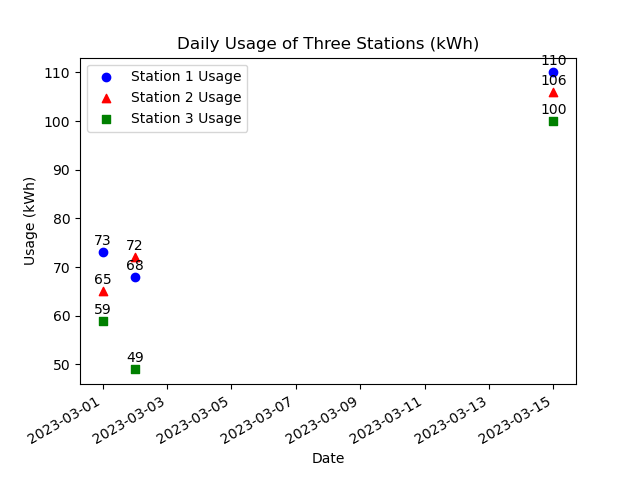

Reproduce this figure in Python.

import matplotlib.pyplot as plt
import matplotlib.dates as mdates
from datetime import datetime

# Define the data
data = [
    {'Date': '2023-03-01', 'Station 1 Usage (kWh)': 73, 'Station 2 Usage (kWh)': 65, 'Station 3 Usage (kWh)': 59},
    {'Date': '2023-03-02', 'Station 1 Usage (kWh)': 68, 'Station 2 Usage (kWh)': 72, 'Station 3 Usage (kWh)': 49},
    # ... (Include all data points)
    {'Date': '2023-03-15', 'Station 1 Usage (kWh)': 110, 'Station 2 Usage (kWh)': 106, 'Station 3 Usage (kWh)': 100}
]

# Parse date and extract usage data for each station
dates = [datetime.strptime(entry['Date'], '%Y-%m-%d') for entry in data]
station1_usage = [entry['Station 1 Usage (kWh)'] for entry in data]
station2_usage = [entry['Station 2 Usage (kWh)'] for entry in data]
station3_usage = [entry['Station 3 Usage (kWh)'] for entry in data]

# Create scatter plot
fig, ax = plt.subplots()

# Plot for Station 1
ax.scatter(dates, station1_usage, color='blue', marker='o', label='Station 1 Usage')
# Plot for Station 2
ax.scatter(dates, station2_usage, color='red', marker='^', label='Station 2 Usage')
# Plot for Station 3
ax.scatter(dates, station3_usage, color='green', marker='s', label='Station 3 Usage')

# Format the x-axis to show the date format nicely
ax.xaxis.set_major_formatter(mdates.DateFormatter('%Y-%m-%d'))
plt.gcf().autofmt_xdate()  # Rotation

# Annotation for data points
for i, date in enumerate(dates):
    ax.annotate(str(station1_usage[i]), (mdates.date2num(date), station1_usage[i]), textcoords="offset points", xytext=(0,5), ha='center')
    ax.annotate(str(station2_usage[i]), (mdates.date2num(date), station2_usage[i]), textcoords="offset points", xytext=(0,5), ha='center')
    ax.annotate(str(station3_usage[i]), (mdates.date2num(date), station3_usage[i]), textcoords="offset points", xytext=(0,5), ha='center')

# Title and labels
plt.title('Daily Usage of Three Stations (kWh)')
plt.xlabel('Date')
plt.ylabel('Usage (kWh)')

# Enable legend
plt.legend()

# Show the plot
plt.show()
